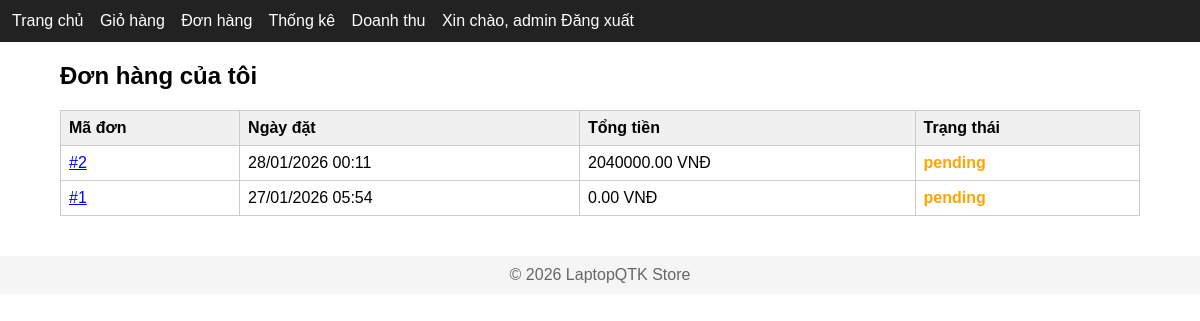
The page /my-orders/ (signed in) on the database as committed earlier.
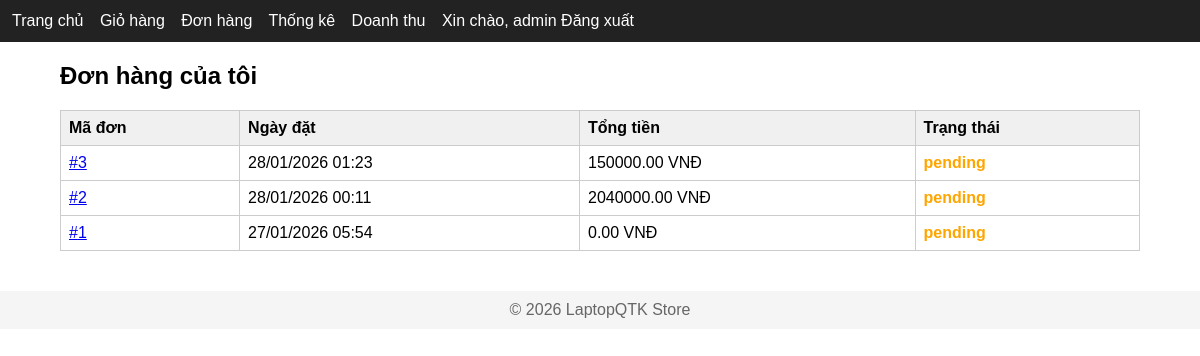
The same page on the database as committed later.
### orders/models.py (models this page shows, shortened)
class Order(models.Model):
    STATUS_PENDING = 'pending'
    STATUS_APPROVED = 'approved'
    STATUS_REJECTED = 'rejected'
    STATUS_CHOICES = [
        (STATUS_PENDING, 'Pending'),
        (STATUS_APPROVED, 'Approved'),
        (STATUS_REJECTED, 'Rejected'),
    ]
    user = models.ForeignKey(
        User,
        on_delete=models.CASCADE,
        related_name='orders' # → user.orders.all() (dùng khi thống kê)
    )
    total_price = models.DecimalField(max_digits=12, decimal_places=2, default=0) #tính tự động từ OrderItem
    status = models.CharField(
        max_length=20,
        choices=STATUS_CHOICES,
        default=STATUS_PENDING #Đơn mới tạo luôn chờ duyệt
    )
    created_at = models.DateTimeField(auto_now_add=True)
    class Meta:
        ordering = ['-created_at']

### catalog/views.py (the view)
# urls.py: path('my-orders/', views.my_orders, name='my_orders'),
@login_required
def my_orders(request):#Xem danh sách đơn hàng của người dùng
    orders = Order.objects.filter(user=request.user).order_by('-created_at')
    context = {
        'orders': orders
    }
    return render(request, 'my_orders.html', context)

### templates/my_orders.html (shortened to what this page needs)
{% extends 'base.html' %}
{% block content %}
<h2>Đơn hàng của tôi</h2>
{% if orders %}
    <table border="1" cellpadding="10">
        <thead>
            <tr>
                <th>Mã đơn</th>
                <th>Ngày đặt</th>
                <th>Tổng tiền</th>
                <th>Trạng thái</th>
            </tr>
        </thead>
        <tbody>
            {% for order in orders %}
                <tr>
                    <td>
                        <a href="{% url 'order_detail' order.id %}">
                            #{{ order.id }}
                        </a>
                    </td>
                    <td>{{ order.created_at|date:"d/m/Y H:i" }}</td>
                    <td>{{ order.total_price }} VNĐ</td>
                    <td class="status-{{ order.status }}">
                         {{ order.status }}
                    </td>
                </tr>
            {% endfor %}
        </tbody>
    </table>
{% else %}
    <p>Bạn chưa có đơn hàng nào.</p>
{% endif %}
{% endblock %}

### templates/base.html (shortened to what this page needs)
{% load static %}
<!DOCTYPE html>
<html>
<head>
    <link rel="stylesheet" href="{% static 'css/style.css' %}">
</head>
<body>
<header>
    <a href="{% url 'home' %}">Trang chủ</a>
    <a href="{% url 'cart_detail' %}">Giỏ hàng</a>
    {% if user.is_authenticated %}
        <a href="{% url 'my_orders' %}">Đơn hàng</a>
        {% if user.is_staff %}
            <a href="{% url 'order_statistics' %}">Thống kê</a>
            <a href="{% url 'revenue_statistics' %}">Doanh thu</a>
        {% endif %}
        <span>Xin chào, {{ user.username }}</span>
        <a href="{% url 'logout' %}">Đăng xuất</a>
    {% else %}
        <a href="{% url 'login' %}">Đăng nhập</a>
    {% endif %}
</header>
<div class="container">
    {% block content %}{% endblock %}
</div>
<footer>
    © 2026 LaptopQTK Store
</footer>
</body>
</html>

### static/css/style.css (style rules this page uses)
body { font-family: Arial, sans-serif; margin: 0; padding: 0; }
header { background: #222; color: white; padding: 12px; }
header a { color: white; margin-right: 12px; text-decoration: none; }
.container { width: 90%; margin: 20px auto; }
table { width: 100%; border-collapse: collapse; }
table th { background: #f0f0f0; }
table th, table td { border: 1px solid #ccc; padding: 8px; text-align: left; }
.status-pending { color: orange; font-weight: bold; }
footer { margin-top: 40px; padding: 10px; background: #f5f5f5; text-align: center; color: #666; }

Rows that differ between the two databases and show on the page:
added Order: id "3", created_at "28/01/2026 01:23", total_price "150000.00", status "pending"
